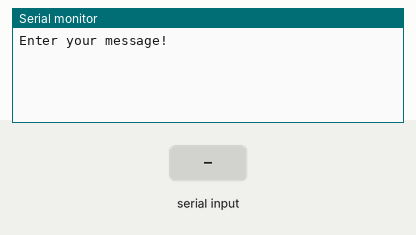
Recording of a sketch running on a simulated ESP8266 (NodeMCU). Parts: the last lines printed to the serial monitor. Inputs (shaded band) come from the test bench.

Above: at 1.2 s.
1.3 s: "1" received over the second serial link
At 2.9 s:
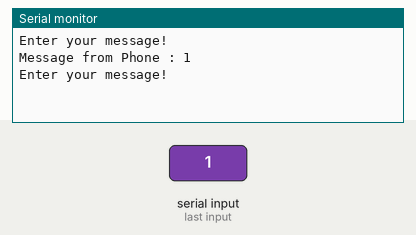
3.9 s: "0" received over the second serial link
At 5.3 s:
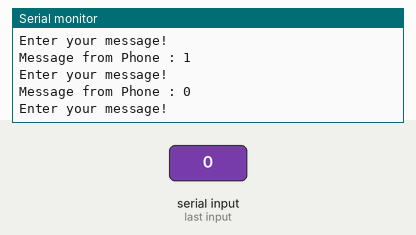
5.4 s: "2" received over the second serial link
At 7.4 s:
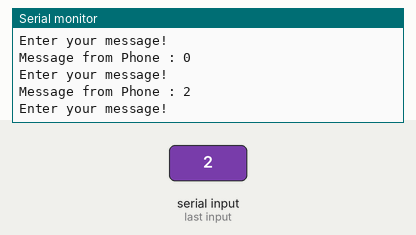

Measured:
- after the input at 1.3 s, the serial monitor: prints a new line after 1.1 s (image 1)
- after the input at 3.9 s, the serial monitor: prints a new line after 1.1 s (image 2)
- after the input at 5.4 s, the serial monitor: prints a new line after 1.0 s (image 3)

The sketch:

22-HC05-Bluetooth-Module-Interfacing.ino
```cpp
/*
*
NOTE : { (BT = Bluetooth) & (ESP = ESP8266-module) }
-----------------------------------------------------WIRING----------------------------------------------------
    *** Tx(BT) = D2(ESP) , Rx(BT) = D3(ESP) , Vcc(BT) = (3.6v to 5v) , Gnd(BT) = GND(ESP).
*
 */

#include <SoftwareSerial.h>

// Initialize SoftwareSerial with RX and TX pins
SoftwareSerial mySerial(D2, D3); // Rx (D2), Tx (D3)

void setup() {
    mySerial.begin(9600); // Start SoftwareSerial at 9600 baud
    Serial.begin(9600);   // Start hardware Serial at 9600 baud
}

void loop() {
    String msg; // Variable to store received message

    Serial.println("Enter your message!"); // Prompt user for input

    // Wait for input from the Serial Monitor
    while (mySerial.available() == 0) {
        // Waiting for user input
        delay(200); // Avoid spamming the Serial Monitor
    }

    // If there is incoming data on the SoftwareSerial
    if (mySerial.available() > 0) {
        msg = mySerial.readString(); // Read the incoming message.
        msg.trim(); // Trim leading and trailing whitespace from the msg.
        Serial.print("Message from Phone : ");
        Serial.println(msg); // Display the message on the Serial Monitor.
    }
}
```
